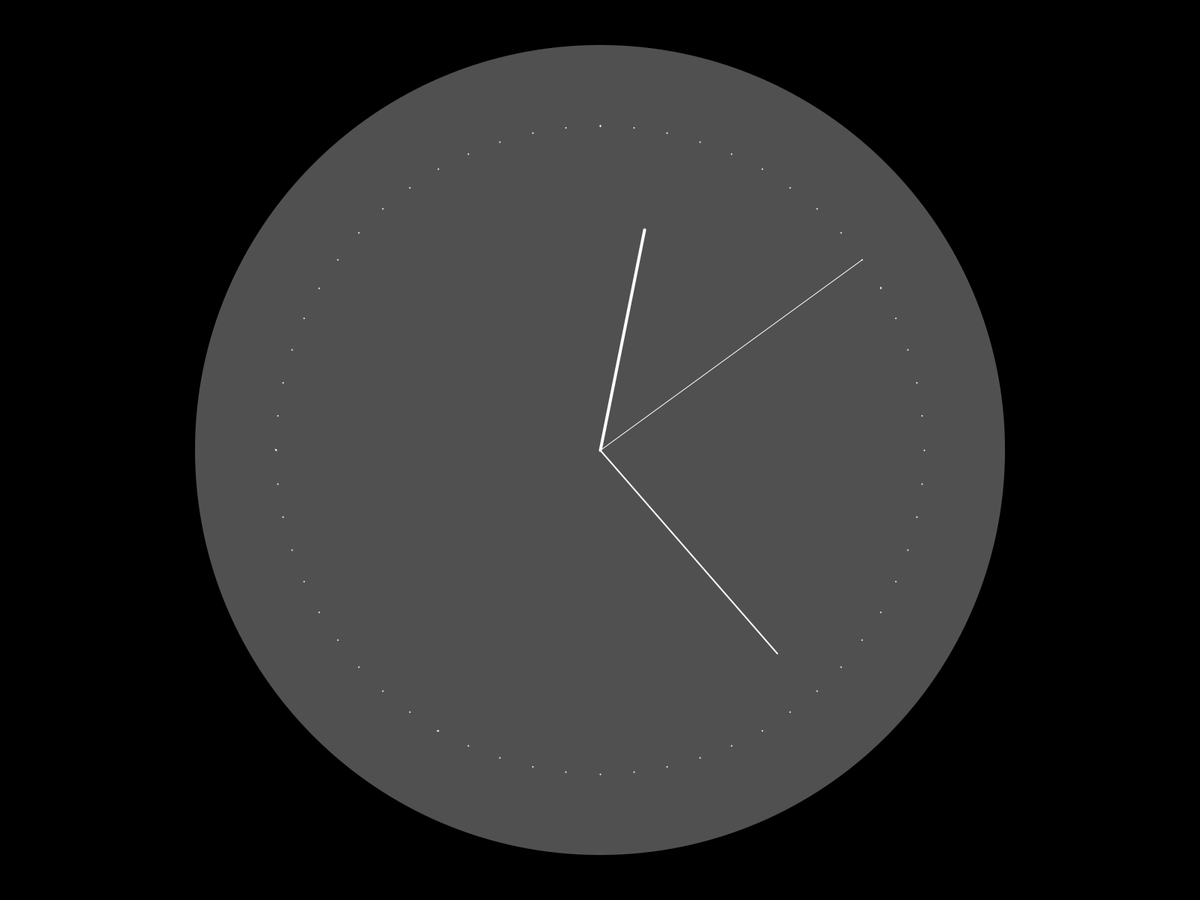
Frame 1 (no input)
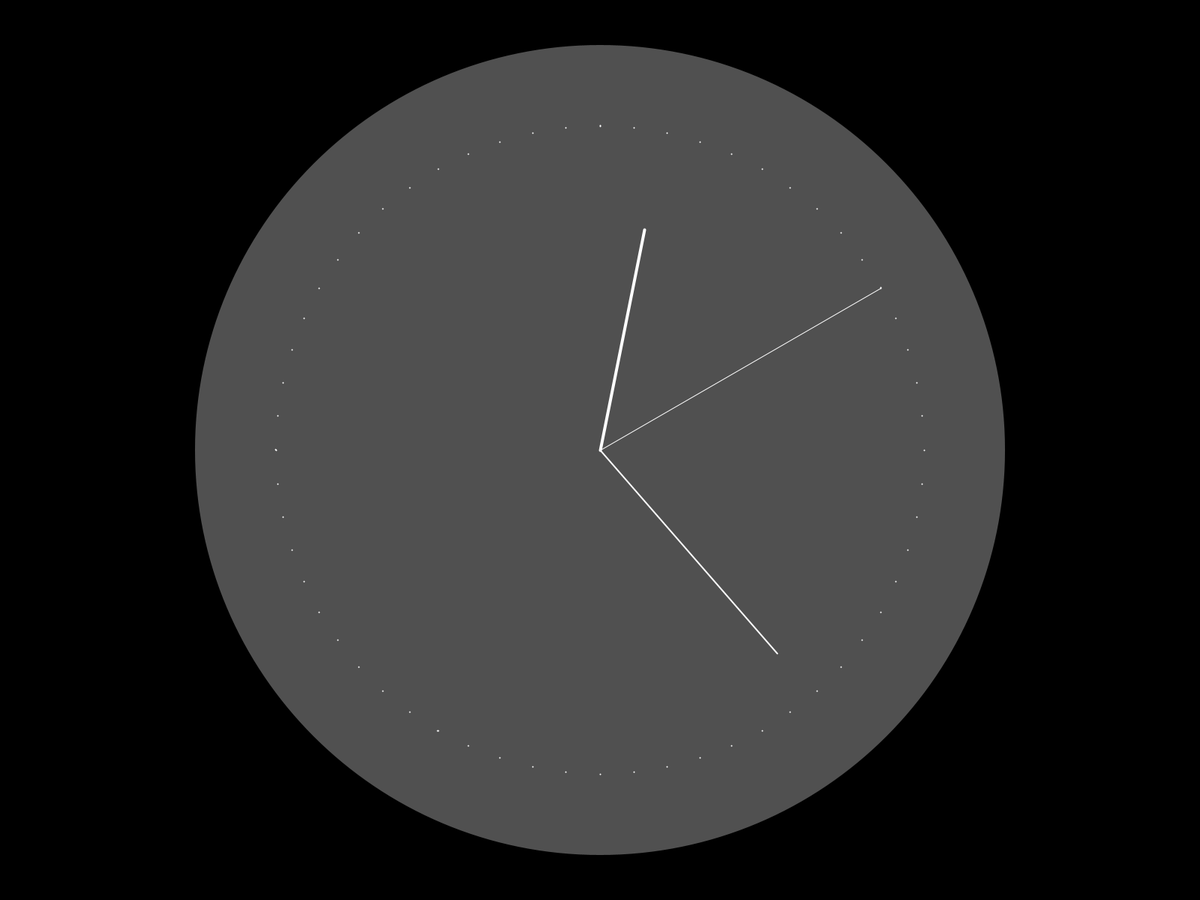
Frame 60 (the mouse pressed at the canvas centre just before this capture)
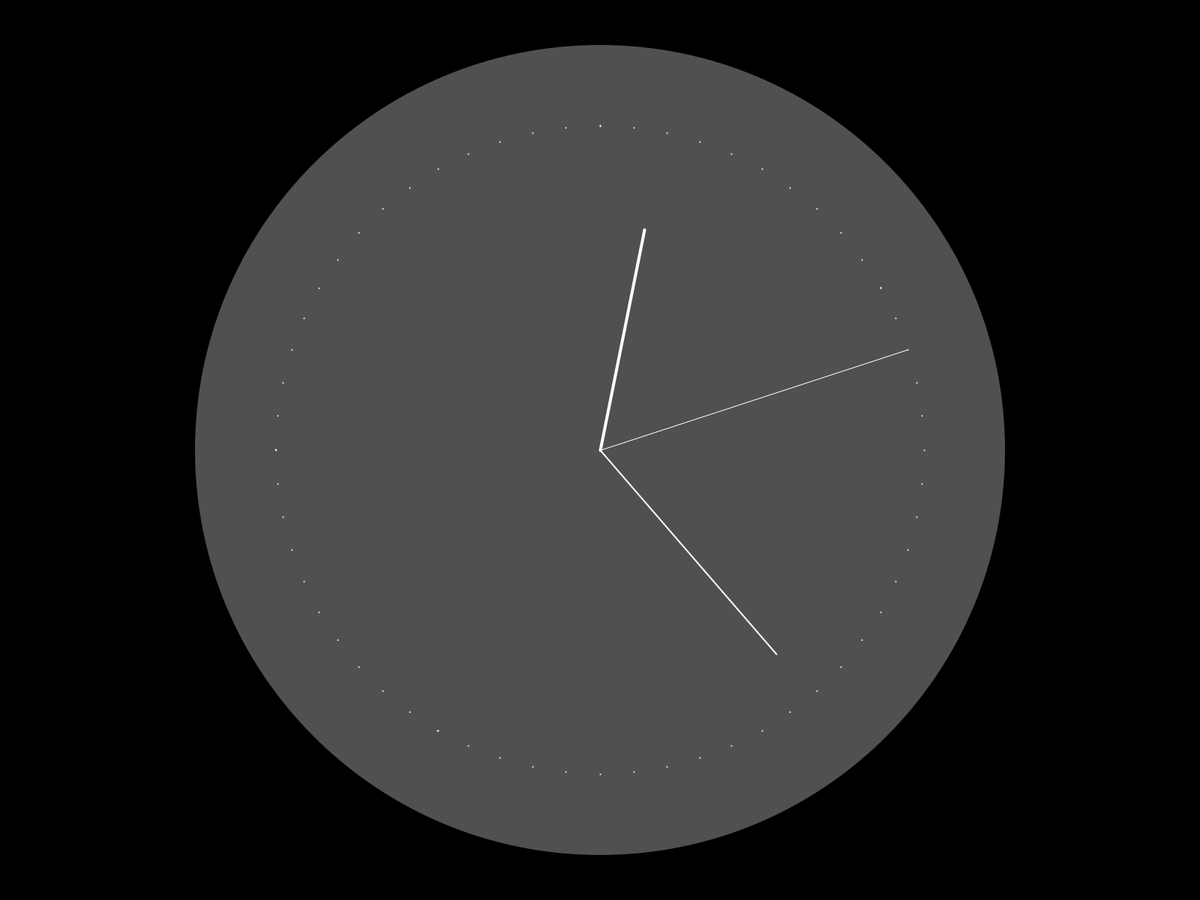
Frame 120 (the mouse held since frame 60 and released just before this capture)

The Processing sketch that drew these frames (run headless with seeded random() and noise(); from frame 60 on, the mouse is pressed at the canvas centre):

// Processing sketch: avatar2
// ── avatar2.pde
int cx, cy;
float secondsRadius;
float minutesRadius;
float hoursRadius;
float clockDiameter;

void setup(){
  fullScreen();
  stroke(255);
  
  int radius = min(width, height) / 2;
  secondsRadius = radius * 0.72;
  minutesRadius = radius * 0.60;
  hoursRadius = radius * 0.50;
  clockDiameter = radius * 1.8;
  
  cx = width / 2;
  cy = height / 2;
  
}

void draw(){
  
  
  background(0);
  
  // Draw the clock background
  fill(80);
  noStroke();
  ellipse(cx, cy, clockDiameter, clockDiameter);
  
  // Angles for sin() and cos() start at 3 o'clock;
  // subtract HALF_PI to make them start at the top
  float s = map(second(), 0, 60, 0, TWO_PI) - HALF_PI;
  float m = map(minute() + norm(second(), 0, 60), 0, 60, 0, TWO_PI) - HALF_PI; 
  float h = map(hour() + norm(minute(), 0, 60), 0, 24, 0, TWO_PI * 2) - HALF_PI;
  
  // Draw the hands of the clock
  stroke(255);
  strokeWeight(1);
  line(cx, cy, cx + cos(s) * secondsRadius, cy + sin(s) * secondsRadius);
  strokeWeight(2);
  line(cx, cy, cx + cos(m) * minutesRadius, cy + sin(m) * minutesRadius);
  strokeWeight(4);
  line(cx, cy, cx + cos(h) * hoursRadius, cy + sin(h) * hoursRadius);
  
  // Draw the minute ticks
  strokeWeight(2);
  beginShape(POINTS);
  for (int a = 0; a < 360; a+=6) {
    float angle = radians(a);
    float x = cx + cos(angle) * secondsRadius;
    float y = cy + sin(angle) * secondsRadius;
    vertex(x, y);
  }
  endShape();
  
}
